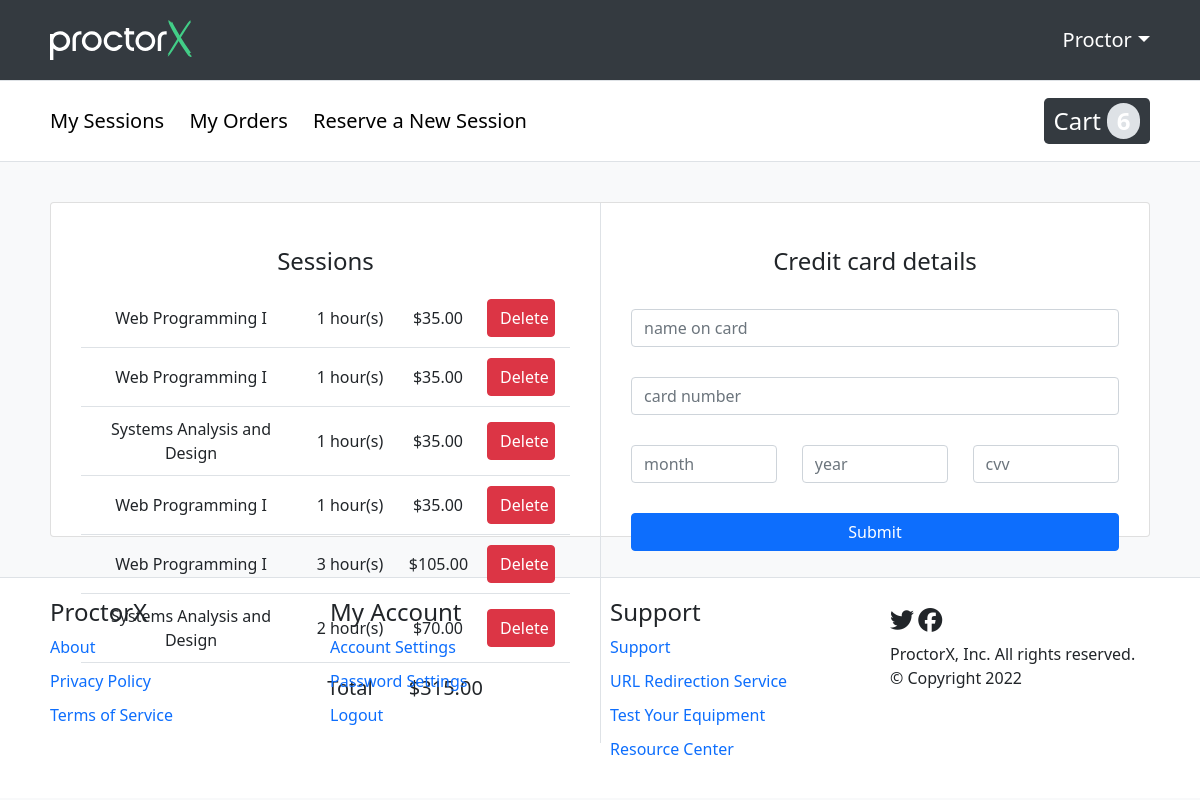
Page /student/cart (signed in) on the earlier database version.
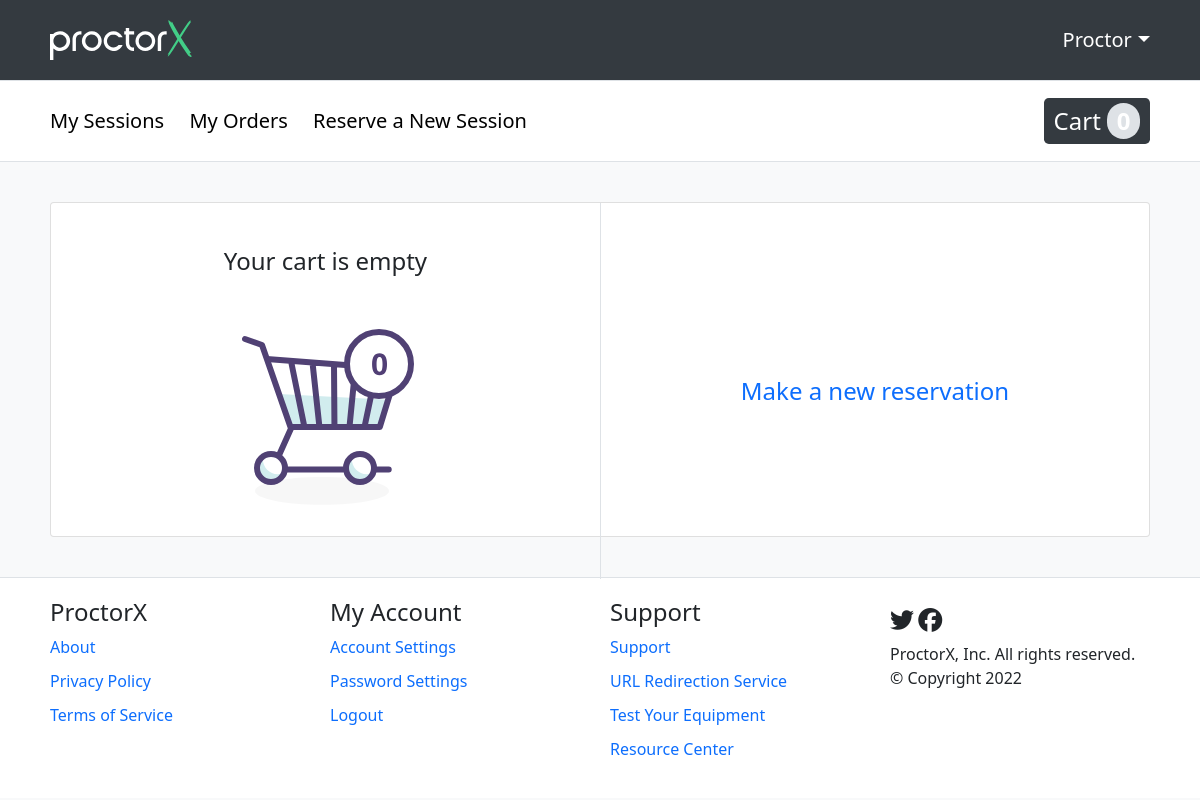
Same page on the later database version.
### proctorx/models.py (models this page shows)
class Session(models.Model):
    session_status = (
    ('scheduled', 'scheduled'),
    ('completed', 'completed'),
    ('cancelled', 'cancelled'),
    )
    payment_status = (
    ('paid', 'paid'),
    ('pending', 'pending'),
    ('rejected', 'rejected'),
    )
    student = models.ForeignKey(Student, on_delete=models.CASCADE)
    exam_date_time = models.DateTimeField(default=datetime.datetime.now())
    university = models.CharField(max_length=50)
    exam_name = models.CharField(max_length=50)
    exam_length = models.IntegerField(choices=((1,1),(2,2),(3,3)), db_column = 'exam length (hrs)', default=1)
    session_status = models.CharField(choices=session_status, max_length=20)
    date_purchased = models.DateField(null=True, blank=True)
    cost = models.DecimalField(decimal_places=2, max_digits= 9)
    payment_status = models.CharField(choices=payment_status, max_length=20)

### proctorx/views.py (the view, shortened to what this page needs)
# urls.py: path('student/cart', views.cart),
@ login_required(login_url='/login')
def cart(request):
    if request.method=='GET':
        unpaid_reservations = Session.objects.filter(
            student_id=request.user.id).filter(session_status='Cart')
        cart_items_number = get_cart_items_number(request.user)
        total_cost = 0
        for session in unpaid_reservations:
            total_cost += session.cost
        context = {'unpaid_reservations': unpaid_reservations, 'cart_items_number': cart_items_number, 'total_cost': total_cost}
        return render(request, 'cart.html', context)

### proctorx/functions.py (called while the page is built)
def get_cart_items_number(user):
    result = len(Session.objects.filter(student_id = user.id).filter(session_status = 'Cart'))
    return result

### proctorx/models.py (called while the page is built)
    def __str__(self):
        return self.first_name

### proctorx/templates/cart.html (shortened to what this page needs)
{% extends 'student_template.html' %}
{% load static %}
{% block content %}
<div class="cart-container">
    <div class="cart-container-left">
        <div class="cart-container-left-sessions">
            {% if unpaid_reservations %}
            <div class="cart-container-session-heading fs-4">Sessions</div>
            {% for session in unpaid_reservations%}
            <div sessionid={{session.id}} class="cart-session">
                <div class="cart-session-element">{{ session.exam_name }}</div>
                <div class="cart-session-element">{{ session.exam_length }} hour(s)</div>
                <div class="cart-session-element cart-session-cost">${{ session.cost }}</div>
                <div class="cart-session-element btn btn-danger delete-from-cart">Delete</div>
            </div>
            {% endfor %}
            <div class="cart-session-total-container">
                <div class="cart-session-total"></div>
                <div class="cart-session-total fs-5">Total</div>
                <div class="cart-session-amount fs-5">${{ total_cost }}</div>
                <div class="cart-session-total"></div>
            </div>
            {% else %}
            <div class="cart-container-session-heading fs-4">Your cart is empty</div>
            <img class="cart-empty" src={% static '/img/cart-empty.svg' %}>
            {% endif %}
        </div>
    </div>
    <div class="cart-container-right">
        {% if unpaid_reservations %}
        <div class="cc-title fs-4">Credit card details</div>
        <form class="cart-form">
            <input class="cc-name form-control" type="text" placeholder="name on card">
            <input class="cc-number form-control" type="number" placeholder="card number">
            <div class="cc-month-year-cvv">
                <input class="cc-month form-control" type="number" placeholder="month">
                <input class="cc-year form-control" type="number" placeholder="year">
                <input class="cc-cvv form-control" type="number" placeholder="cvv">
            </div>
            <input class="cc-submit btn btn-primary" type="submit" name="submit">
            {% else %}
            <div class="cart-empy-make-reservation">
                <a class="fs-4" href="reservation">Make a new reservation</a>
            </div>
            {% endif %}
        </form>
    </div>
</div>
{% endblock %}

### proctorx/templates/student_template.html (shortened to what this page needs)
{% load static %}
<!DOCTYPE html>
<html lang="en">
<head>
    <link href="https://cdn.jsdelivr.net/npm/bootstrap@5.0.2/dist/css/bootstrap.min.css" rel="stylesheet"
>
    <link href="{% static 'fontawesome_free/css/all.min.css' %}" rel="stylesheet" type="text/css">
    <link rel="stylesheet" type="text/css" href={% static '/css/styles.css' %}>
</head>
<body>
    <header>
        <div class="header-wrapper scale-down">
            <div class="logo">
                <img class="brand-img" alt="ProctorX Logo" src={% static '/img/proctorX-white.svg' %}>
            </div>
            <div class="user-settings fs-5">
                {{ request.user }}
            </div>
        </div>
    </header>
    <div class="student-options-panel-wrapper">
        <div class="student-options-panel scale-down fs-5">
            <div class="student-links">
                <a class="session" href="session">My Sessions</a>
                <a class="my-orders" href="order">My Orders</a>
                <a class="reserve" href="reservation">Reserve a New Session</a>
            </div>
            <div class="student-cart-balance">
                <a class="cart" href="cart">Cart</a>
                <span class="student-cart-count">{{ cart_items_number }}</span>
            </div>
        </div>
    </div>
    <div class="main-wrapper">
        <main class="scale-down">
            {% block content %}
            {% endblock %}
        </main>
    </div>
    <div class="footer-wrapper">
        <footer class="scale-down">
            <div class="footer-options">
                <h4>ProctorX</h4>
                <div class="footer-sub-options fs-5">
                    <a class="fs-6">About</a>
                    <a class="fs-6">Privacy Policy</a>
                    <a class="fs-6">Terms of Service</a>
                </div>
            </div>
            <div class="footer-options">
                <h4>My Account</h4>
                <div class="footer-sub-options fs-5">
                    <a class="fs-6">Account Settings</a>
                    <a class="fs-6">Password Settings</a>
                    <a class="fs-6" href="/logout">Logout</a>
                </div>
            </div>
            <div class="footer-options">
                <h4>Support</h4>
                <div class="footer-sub-options fs-5">
                    <a class="fs-6">Support</a>
                    <a class="fs-6">URL Redirection Service</a>
                    <a class="fs-6">Test Your Equipment</a>
                    <a class="fs-6">Resource Center</a>
                </div>
            </div>
            <div class="footer-options">
                <div class="footer-icons">
                    <a><span class="fab fa-twitter fa-xl"></span></a>
                    <a><span class="fab fa-facebook fa-xl"></span></a>
                </div>
                <div class="footer-signature">
                    <p>ProctorX, Inc. All rights reserved.</p>
                    <p>© Copyright 2022</p>
                </div>
            </div>
        </footer>
    </div>
</body>
</html>

Differences in the rows shown:
no longer on this page (row edited): Session: exam_name "Web Programming I", exam_length "1", cost "35.00"
no longer on this page (row edited): Session: exam_name "Web Programming I", exam_length "1", cost "35.00"
no longer on this page (row edited): Session: exam_name "Systems Analysis and Design", exam_length "1", cost "35.00"
no longer on this page (row edited): Session: exam_name "Web Programming I", exam_length "1", cost "35.00"
no longer on this page (row edited): Session: exam_name "Web Programming I", exam_length "3", cost "105.00"
no longer on this page (row edited): Session: exam_name "Systems Analysis and Design", exam_length "2", cost "70.00"
Other differences:
{{ cart_items_number }}: "6" → "0"
{{ total_cost }}: "315.00" → (not shown)
text no longer shown: "Sessions Total $ Credit card details"
text now shown: "Your cart is empty Make a new reservation"
